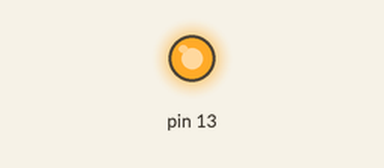
This sketch was run on a simulated Arduino Uno, built with avr-gcc and run on an emulated ATmega328P. Shown: output pins drawn as LEDs (lit = HIGH).

Above: at 0.2 s.
At 2.7 s:
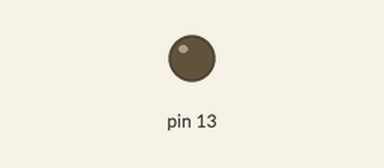
Timing chart, 0 to 6.5 s (numbered marks = the images above):
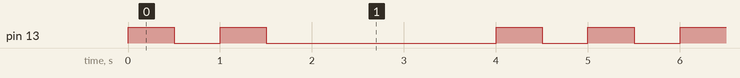

Measured:
- by itself, pin 13: repeats every 5.0 s: LOW 0.50 s, HIGH 0.50 s, LOW 2.5 s, HIGH 0.50 s, LOW 0.50 s, HIGH 0.50 s
- by itself, everything shown: repeats every 5.0 s, in 6 steps

The sketch:

ledfsm.ino
```cpp
// sinbrive 2020
#include "fsm.h"

Led myled(13);

void setup() {
  Serial.begin(9600);
  // myled.blink(500);
  //    myled.off();
  //    myled.on();
  myled.animation(3, 500, 2000);

}

void loop() {
  myled.fsm();
}
```

fsm.h
```cpp
// sinbrive 2020

class Led {
  private:
    int _state = 0xFF;
    int _statebis = 0;
    int _pin;
    bool _blink;
    int _to;
    long _t, _t1, _t0;
    int _nb, _n;

  public:
    Led(int pin) {
      _pin = pin;
      pinMode(_pin, OUTPUT);
    }

    void off() {
      _state = 0;
    }

    void on() {
      _state = 1;
    }

    void blink(int t) {
      _state = 2;
      _blink = false;
      _to = t;
    }

    void animation(int n, int t1, int t0) {
      // n number of flash, t1 frequencey, t0 duration of pause
      // _|-|_|-|_|-|_|-|___________|-|_|-|_|-|_|-|___________
      //  ^---^ 2*t1         ^t0     ^------------^ n=4
      _state = 4;
      _n = 2 * n;
      _t1 = t1;
      _t0 = t0;
      _nb = n;
    }

    void fsm() {
      switch (_state) {
        // off
        case 0:
          digitalWrite(_pin, LOW);
          _state = 0xFF; // do it only once
          break;
        // on
        case 1:
          digitalWrite(_pin, HIGH);
          _state = 0xFF; // do it only once
          break;
        // blink
        case 2:
          _blink = !_blink;
          digitalWrite(_pin, _blink ? HIGH : LOW);
          _state = 3;
          _t = millis();
          break;
        case 3:
          if ((millis() - _t) >= _to) _state = 2;
          break;
        // animation
        case 4:
          if (_nb-- > 0) {
            _blink = !_blink;
            digitalWrite(_pin, _blink ? HIGH : LOW);
            _state = 5;
            _t = millis();
          } else {
            _state = 6;
            _t = millis();
            digitalWrite(_pin, LOW);
          }
          break;
        case 5: if ((millis() - _t) >= _t1) _state = 4;
          break;
        case 6:
          if ((millis() - _t) >= _t0) {
            _state = 4;
            _nb = _n;  // do it again and again
          }
          break;
        default: break;
      }
    }
};
```
